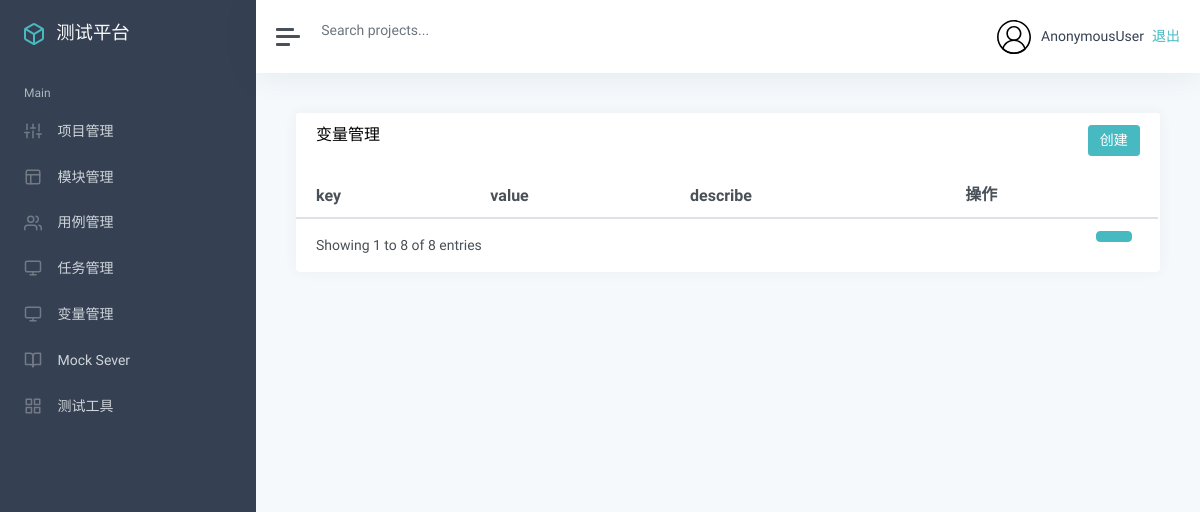
The page /variable/variable_list/ on the database as committed earlier.
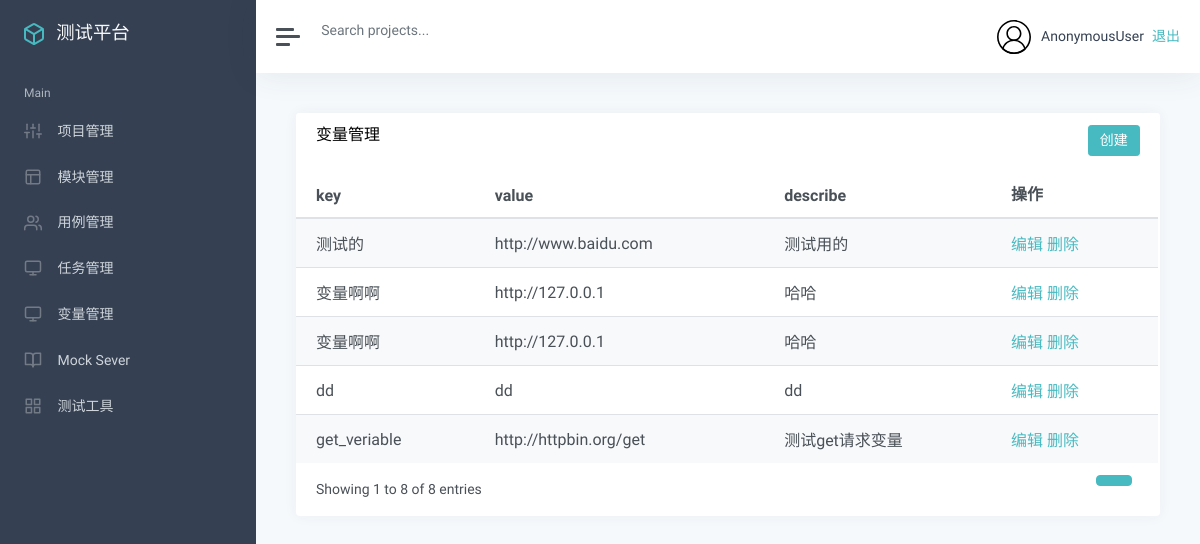
The same page on the database as committed later.
### app_variable/models.py (models this page shows, shortened)
class variable(models.Model):
    key = models.CharField("名称", max_length=100, blank=False)
    value = models.TextField("值", max_length=500, blank=False)
    describe = models.TextField("描述", default="")
    create_time = models.DateTimeField("创建时间", auto_now_add=True)

### app_variable/views.py (the view)
# urls.py: path('variable_list/', views.variable_list),
def variable_list(request):
    v = variable.objects.all()
    return render(request, "variable/list.html",{
        "variable":v
    })

### templates/variable/list.html (shortened to what this page needs)
{% extends "manage.html" %}
{% block manage %}
<div class="card flex-fill">
    <div class="card-header">
        <h5 class="card-title mb-0" style="float:left">变量管理</h5>
        <button data-toggle="modal" data-target="#myModal" type="button" class="btn btn-primary" style="float:right">创建</button>
    </div>
    <div id="datatables-dashboard-traffic_wrapper" class="dataTables_wrapper dt-bootstrap4 no-footer">
        <div class="row">
            <div class="col-sm-12">
                <table id="datatables-dashboard-traffic" class="table table-striped my-0 dataTable no-footer"
                    role="grid" aria-describedby="datatables-dashboard-traffic_info">
                    <thead>
                        <tr role="row">
                            <th>key</th>
                            <th>value</th>
                            <th>describe</th>
                            <th>操作</th>
                        </tr>
                    </thead>
                    <tbody>
                        {% for v in variable %}
                        <tr role="row" class="odd">
                            <td>{{ v.key }}</td>
                            <td>{{ v.value }}</td>
                            <td>{{ v.describe }}</td>
                            <td>
                             <a style="color: #47bac1"
                                   data-toggle="modal"
                                   data-target="#myModal"
                                   onclick="EditVariable('{{ v.id }}','{{ v.key }}', '{{ v.value }}', '{{ v.describe }}')">编辑
                            </a>
                            <a style="color: #47bac1" onclick="deleteVariable({{ v.id }})">删除</a>
                            </td>
                        </tr>
                        {% endfor %}
                    </tbody>
                </table>
            </div>
        </div>
        <div class="row">
            <div class="col-sm-12 col-md-5">
                <div class="dataTables_info" id="datatables-dashboard-traffic_info" role="status" aria-live="polite">
                    Showing 1 to 8 of 8 entries
                </div>
            </div>
            <div class="col-sm-12 col-md-7">
                <div class="dataTables_paginate paging_simple_numbers" id="datatables-dashboard-traffic_paginate">
                    <ul class="pagination">
                        <li class="paginate_button page-item active">
                            <a href="#" aria-controls="datatables-dashboard-traffic" data-dt-idx="1" tabindex="0"
                                class="page-link">{{ case_projects.number }}</a>
                        </li>
                    </ul>
                </div>
            </div>
        </div>
    </div>
</div>
{% endblock %}

Rows that differ between the two databases and show on the page:
added variable: key "测试的", value "http://www.baidu.com", describe "测试用的"
added variable: key "变量啊啊", value "http://127.0.0.1", describe "哈哈"
added variable: key "变量啊啊", value "http://127.0.0.1", describe "哈哈"
added variable: key "dd", value "dd", describe "dd"
added variable: key "get_veriable", value "http://httpbin.org/get", describe "测试get请求变量"
